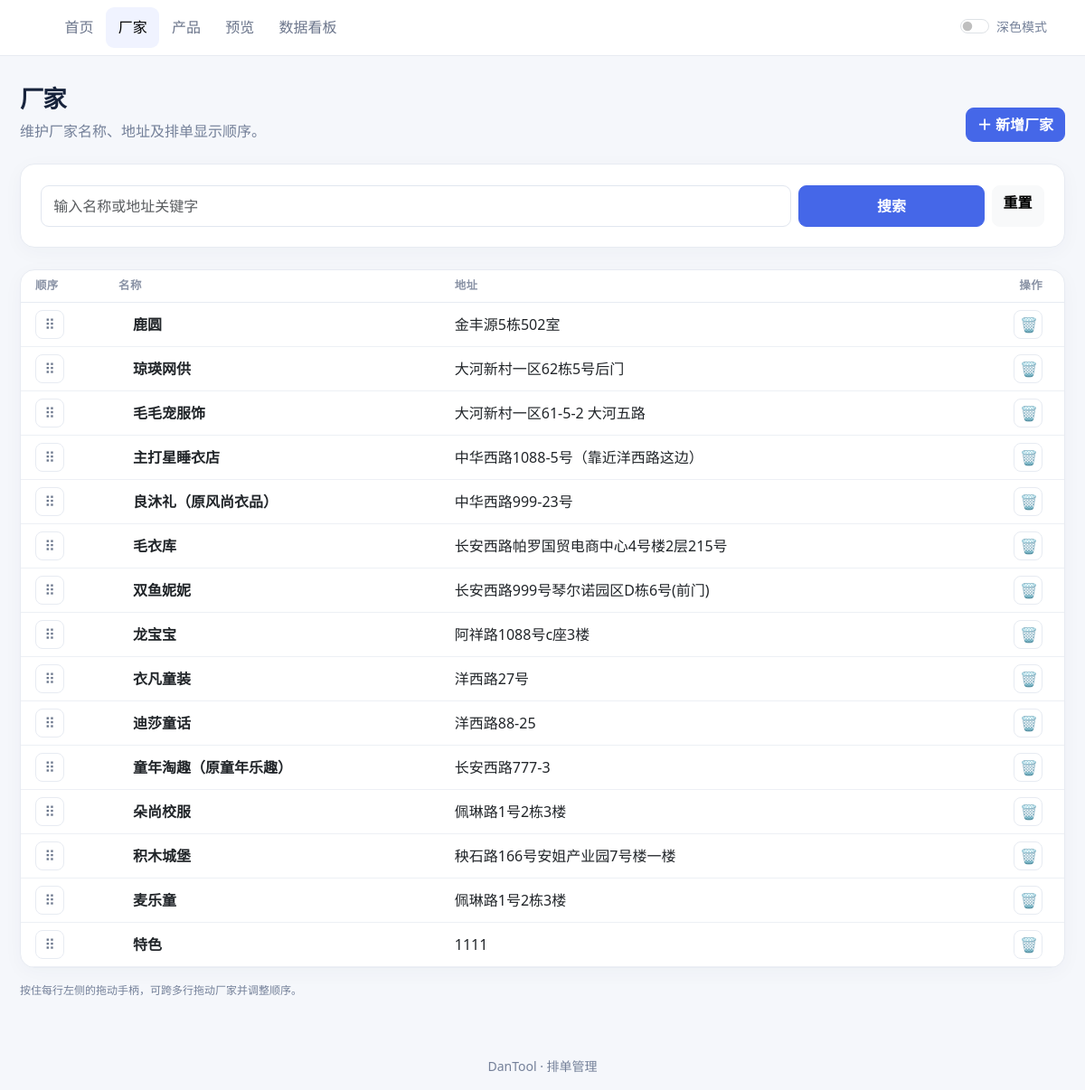
The page /factorys on the database its author committed.
### tables this page shows
CREATE TABLE factorys (
    id INTEGER PRIMARY KEY AUTOINCREMENT,
    name TEXT NOT NULL,
    address TEXT NOT NULL DEFAULT '',
    sort_num INTEGER NOT NULL DEFAULT 0
);

### app.py (the view, shortened to what this page needs)
@app.route("/factorys")
def factorys():
    query = request.args.get("q", "").strip()
    after_address_product_id = request.args.get("after_address_product", type=int)
    with get_db() as db:
        factories = Factorys(db)
        missing_address_count = factories.count_missing_address()
        total_factory_count = factories.count()
        if missing_address_count:
            rows = factories.list(missing_address_only=True)
        else:
            rows = factories.list(query)
        after_address_factory_id = None
        after_address_redirect_url = None
    return render_template(
        "factorys.html",
        factorys=rows,
        query=query,
        has_missing_addresses=missing_address_count > 0,
        missing_address_count=missing_address_count,
        total_factory_count=total_factory_count,
        reorder_enabled=not missing_address_count and not query,
        after_address_factory_id=after_address_factory_id,
        after_address_redirect_url=after_address_redirect_url,
    )

### app.py (called while the page is built, shortened)
@app.context_processor
def inject_csrf_token():
    def csrf_token():
        token = session.get("csrf_token")
        if token is None:
            token = secrets.token_urlsafe(32)
            session["csrf_token"] = token
        return token
    return {"csrf_token": csrf_token}

@app.before_request
def protect_unsafe_requests():
    if request.method in {"GET", "HEAD", "OPTIONS", "TRACE"}:
        return None

@contextmanager
def get_db():
    connection = connect_db(app)
    try:
        yield connection
        connection.commit()
    except Exception:
        connection.rollback()
        raise
    finally:
        connection.close()

### models.py (called while the page is built, shortened)
def database_path(instance_path, configured):
    if not configured:
        return Path(instance_path) / "database.db"

def connect_db(app):
    path = database_path(app.instance_path, app.config.get("SQLITE_DATABASE_PATH"))
    if str(path) != ":memory:" and not str(path).startswith("file:"):
        path.parent.mkdir(parents=True, exist_ok=True)
    connection = sqlite3.connect(str(path))
    connection.row_factory = lambda cursor, row: Record(
        (column[0], row[index]) for index, column in enumerate(cursor.description)
    )
    connection.execute("PRAGMA foreign_keys = ON")
    return connection

    def __getattr__(self, name):
        try:
            return self[name]
        except KeyError as error:
            raise AttributeError(name) from error

    def one(self, sql, parameters=()):
        return self.db.execute(sql, parameters).fetchone()

    def all(self, sql, parameters=()):
        return self.db.execute(sql, parameters).fetchall()

    def value(self, sql, parameters=()):
        row = self.one(sql, parameters)
        return next(iter(row.values())) if row else None

    def list(self, query="", missing_address_only=False):
        sql = "SELECT id, name, address, sort_num FROM factorys"
        if missing_address_only:
            sql += " WHERE address IS NULL OR trim(address) = ''"
            parameters = ()
        else:
            sql += " WHERE name LIKE ? OR address LIKE ?"
            parameters = (f"%{query}%", f"%{query}%")
        return self.all(sql + " ORDER BY sort_num, id", parameters)

    def count(self):
        return self.value("SELECT COUNT(id) FROM factorys")

    def count_missing_address(self):
        return self.value(
            "SELECT COUNT(id) FROM factorys WHERE address IS NULL OR trim(address) = ''"
        )

### templates/factorys.html (shortened to what this page needs)
{% extends "base.html" %}
{% block content %}
<div class="page-heading d-flex align-items-end justify-content-between gap-3 flex-wrap">
    <div><h1>厂家</h1><p class="mb-0">维护厂家名称、地址及排单显示顺序。</p></div>
    <button class="btn btn-primary" type="button" data-bs-toggle="collapse" data-bs-target="#addFactory">＋ 新增厂家</button>
</div>
{% if has_missing_addresses %}
<div class="alert alert-warning mb-4" role="status">
    <div class="fw-semibold">还有 {{ missing_address_count }} 个厂家没有地址信息</div>
    <div class="small">请补全列表中的厂家地址；全部填写后将自动显示完整厂家列表。</div>
</div>
{% elif total_factory_count %}
<section class="card mb-4"><div class="card-body">
    <form class="row g-2" method="get">
        <div class="col-md-9"><label class="visually-hidden" for="factoryQuery">搜索厂家</label><input class="form-control" id="factoryQuery" name="q" value="{{ query }}" placeholder="输入名称或地址关键字"></div>
        <div class="col-md-3 d-flex gap-2"><button class="btn btn-primary flex-grow-1" type="submit">搜索</button><a class="btn btn-light" href="{{ url_for('factorys') }}">重置</a></div>
    </form>
</div></section>
{% endif %}
<section class="card overflow-hidden">
    {% if factorys %}
    <div class="table-responsive">
        <table class="table align-middle">
            <thead><tr><th class="ps-3">顺序</th><th>名称</th><th>地址</th><th class="text-end pe-4">操作</th></tr></thead>
            <tbody id="factoryList" data-reorder-enabled="{{ 'true' if reorder_enabled else 'false' }}">
            {% for factory in factorys %}
            <tr data-factory-id="{{ factory.id }}">
                <td class="ps-3 text-nowrap">
                    {% if reorder_enabled %}
                    <button class="icon-btn factory-drag-handle" type="button" draggable="true" aria-label="拖动调整{{ factory.name }}顺序" title="按住拖动排序">⠿</button>
                    {% endif %}
                </td>
                <td class="ps-4 fw-semibold"><span contenteditable="true" data-edit-url="{{ url_for('update_factory', factory_id=factory.id) }}" data-field="name">{{ factory.name }}</span></td>
                <td>
                    <span class="factory-address" contenteditable="true" data-edit-url="{{ url_for('update_factory', factory_id=factory.id) }}" data-field="address" data-placeholder="点击填写地址信息" data-reload-after-edit="true">{{ factory.address }}</span>
                </td>
                <td class="text-end pe-4 text-nowrap">
                    <button class="icon-btn danger" type="button" aria-label="删除" title="删除" data-action-url="{{ url_for('delete_factory', factory_id=factory.id) }}" data-confirm="删除厂家会同时删除关联商品和订单，确定删除？">🗑</button>
                </td>
            </tr>
            {% endfor %}
            </tbody>
        </table>
    </div>
    {% elif has_missing_addresses %}
    <div class="empty-state"><div class="fw-semibold mb-1">没有缺少地址的厂家</div><div class="small">全部厂家地址信息已经补齐。</div></div>
    {% elif total_factory_count %}
    <div class="empty-state"><div class="fw-semibold mb-1">没有找到厂家</div><div class="small">请尝试其他搜索关键字。</div></div>
    {% else %}
    <div class="empty-state"><div class="fs-2 mb-2">⌂</div><div class="fw-semibold mb-1">没有找到厂家</div><div class="small">可以新增厂家，或尝试其他搜索关键字。</div></div>
    {% endif %}
</section>
{% if factorys and reorder_enabled %}
<div class="editable-hint mt-3">按住每行左侧的拖动手柄，可跨多行拖动厂家并调整顺序。</div>
{% elif factorys %}
<div class="editable-hint mt-3">请先完成厂家地址信息或清除搜索条件，再拖动调整厂家顺序。</div>
{% endif %}
{% endblock %}

### templates/base.html (style rules this page uses)
:root { --ink: #17233b; --muted: #748099; --line: #e7ebf2; --accent: #4567e8; --app-bg: #f5f7fb; --surface: #fff; --nav-link: #6b758b; --nav-active-bg: #f0f3ff; --table-head: #8992a5; --table-divider: #edf0f5; --field-border: #e1e6ef; --editable-hover: #f5f7ff; --icon-color: #68748a; --icon-hover-bg: #f6f7ff; --icon-danger-bg: #fff7f7; --thumb-bg: #f4f6fa; }
body { background: var(--app-bg); color: var(--ink); }
.page-heading { margin-bottom: 1.5rem; }
.page-heading h1 { font-size: 1.65rem; font-weight: 750; letter-spacing: -.04em; }
.page-heading p, .text-muted { color: var(--muted) !important; }
.card { background: var(--surface); border: 1px solid var(--line); border-radius: 16px; box-shadow: 0 5px 22px rgba(28, 43, 74, .035); }
.card-body { padding: 1.4rem; }
.form-control, .form-select { border-color: var(--field-border); border-radius: 9px; padding: .62rem .8rem; }
.btn { border-radius: 9px; font-weight: 600; }
.btn-primary { background: var(--accent); border-color: var(--accent); }
.table { --bs-table-bg: transparent; margin-bottom: 0; }
.table thead th { color: var(--table-head); font-size: .78rem; font-weight: 700; letter-spacing: .03em; text-transform: uppercase; border-bottom-color: var(--line); white-space: nowrap; }
.table td { border-bottom-color: var(--table-divider); vertical-align: middle; }
[contenteditable="true"] { outline: none; border-radius: 6px; padding: .2rem .35rem; margin: -.2rem -.35rem; }
.editable-hint { color: var(--muted); font-size: .75rem; }
.icon-btn { display: inline-grid; place-items: center; width: 32px; height: 32px; border: 1px solid var(--line); border-radius: 8px; background: var(--surface); color: var(--icon-color); }

### templates/factorys.html (style rules this page uses)
.factory-drag-handle { cursor: grab; touch-action: none; }

### rows shown on the page
factorys: name "鹿圆", address "金丰源5栋502室"
factorys: name "琼瑛网供", address "大河新村一区62栋5号后门"
factorys: name "毛毛宠服饰", address "大河新村一区61-5-2 大河五路"
factorys: name "主打星睡衣店", address "中华西路1088-5号（靠近洋西路这边）"
factorys: name "良沐礼（原风尚衣品）", address "中华西路999-23号"
factorys: name "毛衣库", address "长安西路帕罗国贸电商中心4号楼2层215号"
factorys: name "双鱼妮妮", address "长安西路999号琴尔诺园区D栋6号(前门)"
factorys: name "龙宝宝", address "阿祥路1088号c座3楼"
factorys: name "衣凡童装", address "洋西路27号"
factorys: name "迪莎童话", address "洋西路88-25"
factorys: name "童年淘趣（原童年乐趣）", address "长安西路777-3"
factorys: name "朵尚校服", address "佩琳路1号2栋3楼"
factorys: name "积木城堡", address "秧石路166号安姐产业园7号楼一楼"
factorys: name "麦乐童", address "佩琳路1号2栋3楼"
factorys: name "特色", address "1111"

### other values the page prints
{{ label }} "首页" "厂家" "产品" "预览" "数据看板"
